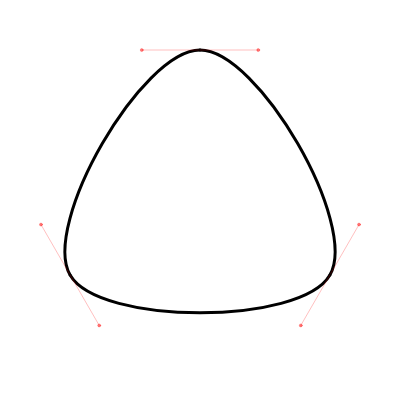
Frame 1 (no input)
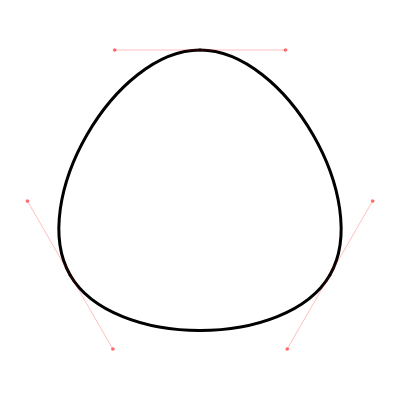
Frame 60 (no input)
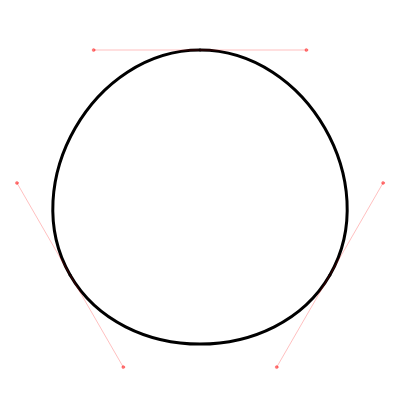
Frame 120 (the mouse pressed at the canvas centre since frame 60)

The p5.js sketch that drew these frames (run headless with seeded random() and noise() and a simulated clock; from frame 60 on, the mouse is pressed at the canvas centre):

// p5.js sketch
// ── sketch.js
// Transform a circle to a triangle
// by approximating a circle with 
// three Bezier cubic splines and 
// modulating the spline control points
// Golan Levin, January 2017

var radius;
var cx, cy;
var trianglePoints = [];
var bShowDebug = true;

function setup() {
  createCanvas(400, 400);

  radius = width / 2 * 0.75;
  cx = width / 2;
  cy = height / 2;

  for (var i = 0; i < 3; i++) { // triangle vertices
    var x = cx + radius * cos(i * TWO_PI / 3.0 - HALF_PI);
    var y = cy + radius * sin(i * TWO_PI / 3.0 - HALF_PI);
    trianglePoints[i] = {
      x, y
    };
  }
}

//-----------------------------------------
function draw() {
  background(255);
  noFill();

  var wiggle = 0.5 * (1 + sin(millis() / 2000.0));
  var amount = 0.77 * wiggle;
  for (var i = 0; i < 3; i++) {
    var p0x = trianglePoints[i].x;
    var p0y = trianglePoints[i].y;
    var p3x = trianglePoints[(i + 2) % 3].x;
    var p3y = trianglePoints[(i + 2) % 3].y;
    var p1x = p0x + (amount * (p0y - cy));
    var p1y = p0y - (amount * (p0x - cx));
    var p2x = p3x - (amount * (p3y - cy));
    var p2y = p3y + (amount * (p3x - cx));
    
    stroke(0);
    strokeWeight(3);
    bezier(p0x, p0y, p1x, p1y, p2x, p2y, p3x, p3y);
    
    if (bShowDebug) {
      // draw control points
      stroke(255, 0, 0, 64);
      strokeWeight(1);
      line (p0x,p0y, p1x,p1y); 
      line (p3x,p3y, p2x,p2y); 
      fill(255, 0, 0, 128);
      ellipse(p1x,p1y, 3,3);
      ellipse(p2x,p2y, 3,3);
      noFill(); 
    }
  }
}

function keyPressed(){
  bShowDebug = !bShowDebug;
}
